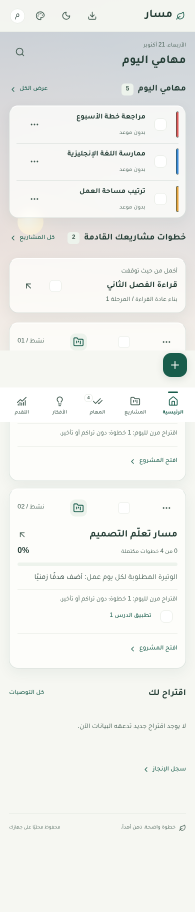
#> input picture docs/living-sky/dawn-light-blur-0-390.png, 390 x 1823 px (shown at 1/2 size); its folder holds 4 pictures in this run
$ python contact-sheets.py
#> lines starting #> are read from the running program, lines starting #| are printed output that depends on the picture
"""Contact sheets of real browser screenshots. Only crop/scale for comparison;
full, unmodified page captures remain next to these sheets.
"""
from pathlib import Path
from PIL import Image, ImageDraw, ImageFont, features
root=Path(__file__).parent
scenes=[('dawn','الفجر','06:00'),('morning','الصباح','09:00'),('noon','الظهيرة','13:00'),('sunset','الغروب','17:00'),('night','الليل','23:00')]
font=ImageFont.truetype('/usr/share/fonts/truetype/dejavu/DejaVuSans.ttf',15)
rtl=features.check('raqm')
width,height,gap,label=234,506,14,38
for blur in [0,12,30]:
    canvas=Image.new('RGB',(5*width+6*gap,2*(height+label)+3*gap),'#e9eeeb')
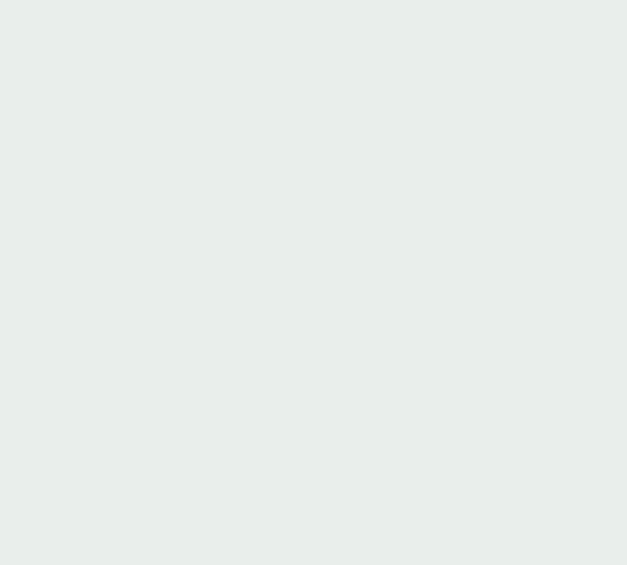
#> canvas: PIL image 1254x1130 RGB (shown at 1/2 size); mean R, G, B 233, 238, 235
    draw=ImageDraw.Draw(canvas)
    for row,theme in enumerate(['light','dark']):
        for col,(name,arabic,time) in enumerate(scenes):
            source=Image.open(root/f'{name}-{theme}-blur-{blur}-390.png').convert('RGB')
#> source is the input picture: PIL image 390x1823 RGB; mean R, G, B 239.4, 240.5, 237.4
            thumb=source.crop((0,0,390,844)).resize((width,height),Image.Resampling.LANCZOS)
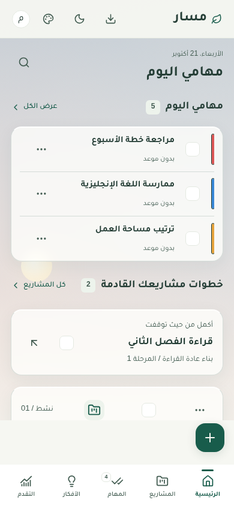
#> thumb: PIL image 234x506 RGB; mean R, G, B 232.2, 233.3, 231.4
            x=gap+col*(width+gap); y=gap+row*(height+label+gap)
            if rtl:
                text=f'{arabic} {time} | {"فاتح" if theme=="light" else "داكن"} | {blur}'
                draw.text((x+width,y+8),text,font=font,fill='#253e36',anchor='ra',direction='rtl',language='ar')
            else:
                draw.text((x,y+8),f'{name} {time} / {theme} / {blur}',font=font,fill='#253e36')
            canvas.paste(thumb,(x,y+label))
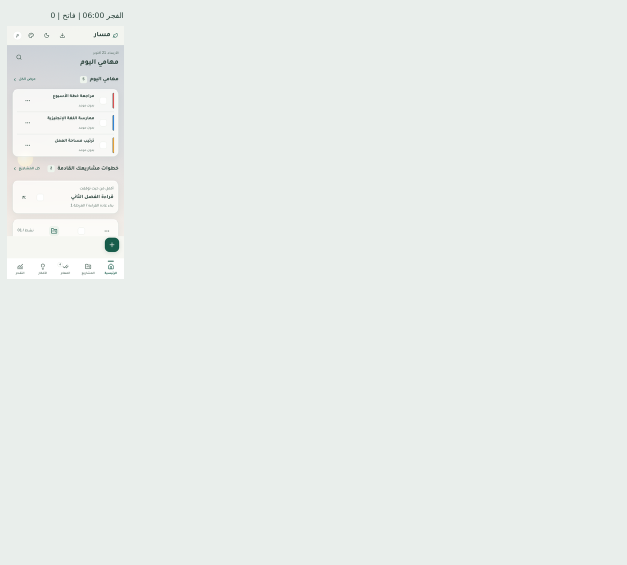
#> canvas: PIL image 1254x1130 RGB (shown at 1/2 size); mean R, G, B 232.9, 237.6, 234.6
#> (the run stopped early here; a loop or call above may not have finished)
